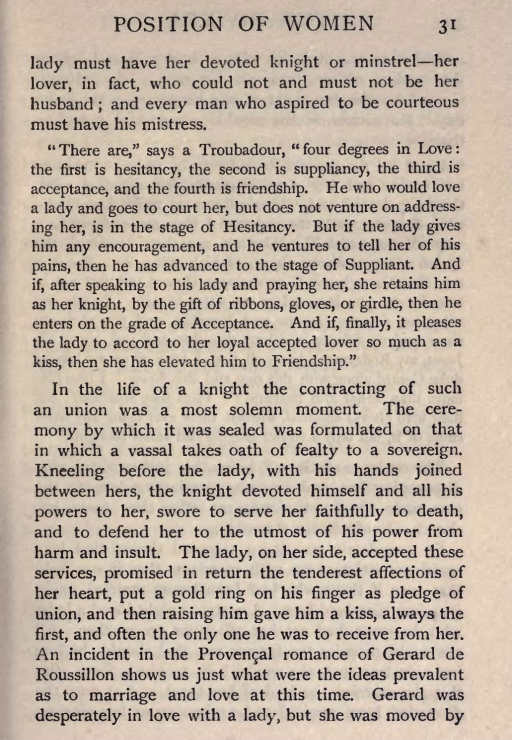
#> input picture assets/noise_red_test_img.jpg, 1023 x 1479 px (shown at 1/2 size)
$ python -i orientation_correction.py   (imports and definitions only)
#> lines starting #> are read from the running program, lines starting #| are printed output that depends on the picture; after the words box and inside, x2 and y2 are one past the last pixel; in counts of white or black regions, pixels touching at a corner belong together
import cv2


class OrientationCorrection:
    """
    This class has methods to detect the orientation of a scanned document and then tries to correct for that skew
    by rotating the image.

    Attributes:
        input_image: grayscale numpy array image
    """

    def __init__(self, input_image):
        self.input_image = input_image

    @staticmethod
    def get_skewed_angle(img):
        """
        This method calculated the angle of skew

        Args:
            grayscale numpy array image

        Returns:
            float value of the angle
        """
        blur = cv2.GaussianBlur(img, (9, 9), 0)
        thresh = cv2.threshold(blur, 0, 255,
                               cv2.THRESH_BINARY_INV + cv2.THRESH_OTSU)[1]

        kernel = cv2.getStructuringElement(cv2.MORPH_RECT, (30, 5))
        dilate = cv2.dilate(thresh, kernel, iterations=5)

        contours, hierarchy = cv2.findContours(dilate, cv2.RETR_LIST,
                                               cv2.CHAIN_APPROX_SIMPLE)
        contours = sorted(contours, key=cv2.contourArea, reverse=True)

        largestContour = contours[0]
        minAreaRect = cv2.minAreaRect(largestContour)

        # angle is the third element of minAreaRect
        angle = minAreaRect[2]

        # Calculate the skew angle
        if angle > 45:
            angle = 90 - angle
        else:
            angle = -angle

        skew_angle = round((-1.0 * angle), 2)

        return skew_angle

    def orientation_correction(self):
        """
        This method corrects the skew of the image by rotating it using the angle calculated in the previous method

        Args:
            self

        Returns:
            numpy array image where the skew has been corrected
        """
        img = self.input_image
        rows = img.shape[0]
        cols = img.shape[1]
        img_center = (cols / 2, rows / 2)

        skew_angle = OrientationCorrection.get_skewed_angle(img)

        M = cv2.getRotationMatrix2D(img_center, skew_angle, 1)
        rotated_image = cv2.warpAffine(img,
                                       M, (cols, rows),
                                       borderMode=cv2.BORDER_CONSTANT,
                                       borderValue=(255, 255, 255))

        return rotated_image

>>> import cv2
>>> picture = cv2.imread('../assets/noise_red_test_img.jpg', cv2.IMREAD_GRAYSCALE)
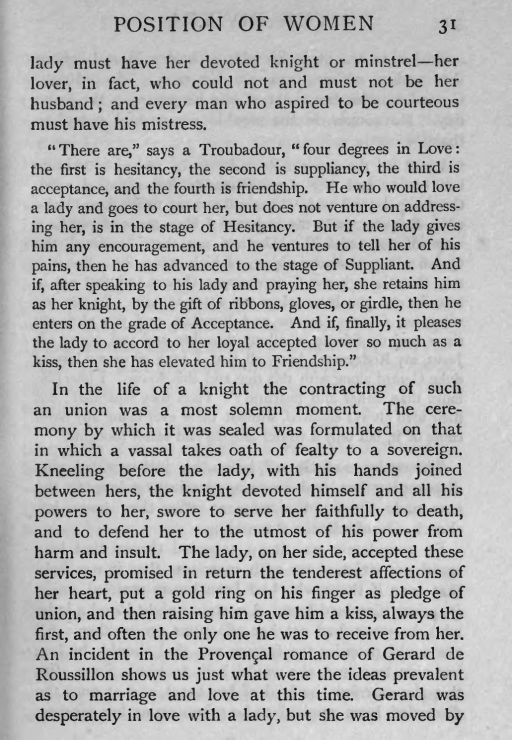
#> picture: shape (1479, 1023) (shown at 1/2 size); min 0, max 239, mean 179
>>> result = OrientationCorrection(picture).orientation_correction()
#> in get_skewed_angle, `blur = cv2.GaussianBlur(img, (9, 9), 0)`:
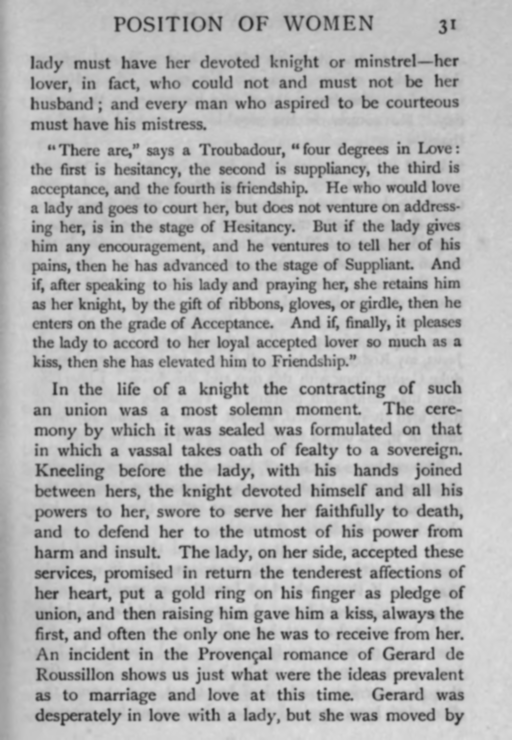
#> blur: shape (1479, 1023) (shown at 1/2 size); min 39, max 225, mean 179
#> in get_skewed_angle, `thresh = cv2.threshold(blur, 0, 255, cv2.THRESH_BINARY_INV + cv2.THRES..`:
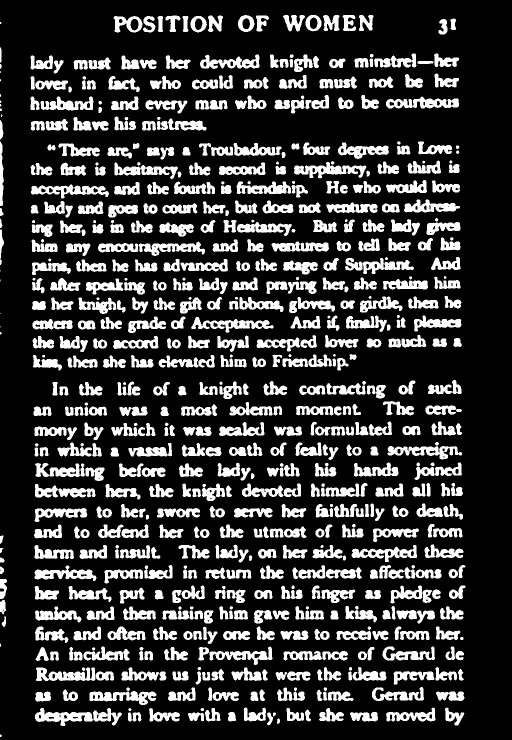
#> thresh: shape (1479, 1023) (shown at 1/2 size); 22.1% white; 672 white regions (15 under 20 px), largest, box (x1, y1, x2, y2) and area: (588, 324, 733, 357) 2201, (382, 634, 547, 666) 2094, (690, 516, 828, 548) 2070
#> in get_skewed_angle, `dilate = cv2.dilate(thresh, kernel, iterations=5)`:
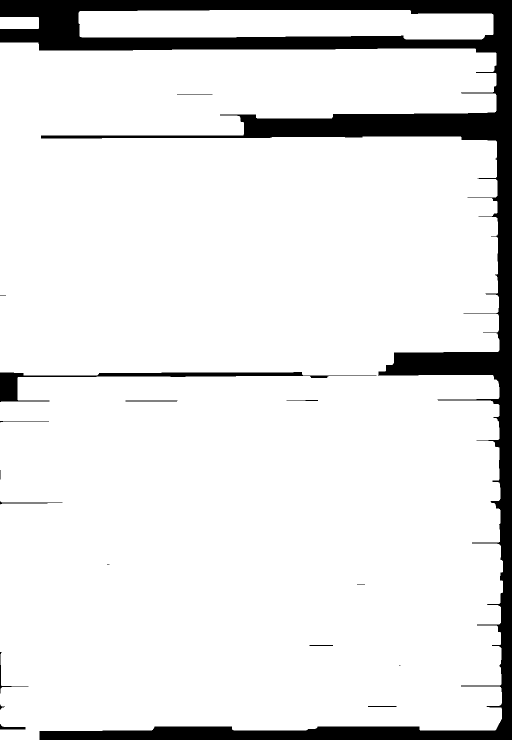
#> dilate: shape (1479, 1023) (shown at 1/2 size); 89.9% white; 17 black regions (5 under 20 px)
#> in get_skewed_angle, `contours, hierarchy = cv2.findContours(dilate, cv2.RETR_LIST, cv2.CHAI..`: contours = 11 contours, 2 with area under 20; largest, box (x1, y1, x2, y2) and area: (0, 85, 1006, 1479) 1309168, (157, 20, 987, 79) 43012, (0, 34, 78, 58) 1770, (250, 800, 356, 804) 312, (735, 1411, 794, 1415) 172
#> in get_skewed_angle, `largestContour = contours[0]`: largestContour = contour of 637 points, box (x1, y1, x2, y2) (0, 85, 1006, 1479), area 1309168
#> in get_skewed_angle, `minAreaRect = cv2.minAreaRect(largestContour)`: minAreaRect = ((502.5, 781.5), (1393, 1005), -90)
#> in get_skewed_angle, `angle = minAreaRect[2]`: angle = -90
#> in get_skewed_angle, `angle = -angle`: angle = 90
#> in get_skewed_angle, `skew_angle = round((-1.0 * angle), 2)`: skew_angle = -90
#> in orientation_correction, `M = cv2.getRotationMatrix2D(img_center, skew_angle, 1)`: M = [[6.12e-17, -1, 1251], [1, 6.12e-17, 228]]
#> in orientation_correction, `rotated_image = cv2.warpAffine(img, M, (cols, rows), borderMode=cv2.BO..`:
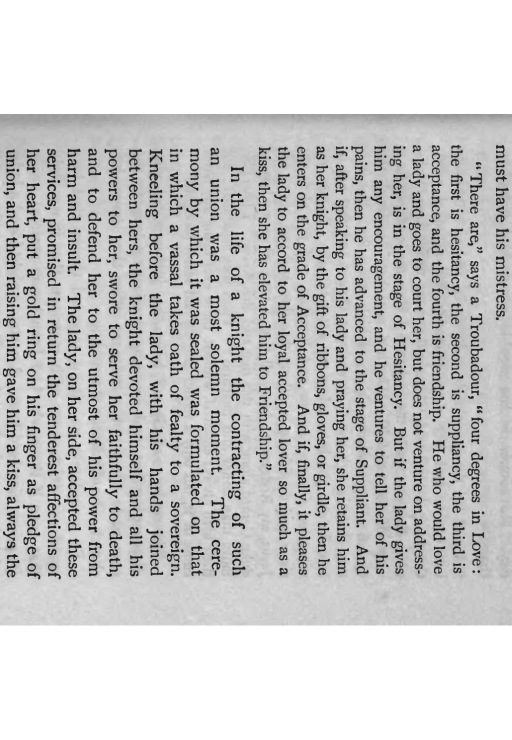
#> rotated_image: shape (1479, 1023) (shown at 1/2 size); min 1, max 255, mean 202.1

$ run again, on assets/gauss.jpg
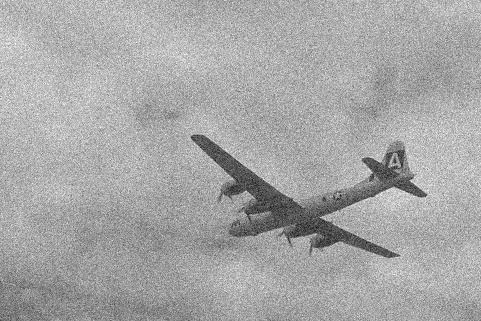
#> input picture assets/gauss.jpg, 481 x 321 px
#> picture is the input picture: shape (321, 481); min 1, max 255, mean 166.7
#> in get_skewed_angle, `thresh = cv2.threshold(blur, 0, 255, cv2.THRESH_BINARY_INV + cv2.THRES..`:
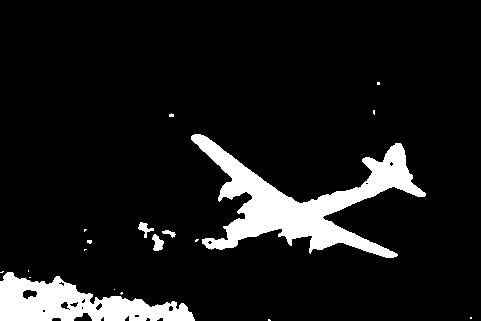
#> thresh: shape (321, 481); 9.7% white; 19 white regions (14 under 20 px), largest, box (x1, y1, x2, y2) and area: (191, 134, 426, 258) 9387, (0, 272, 195, 321) 5169, (152, 234, 164, 251) 128, (138, 222, 154, 238) 107, (162, 230, 176, 238) 53
#> dilate: shape (321, 481); 48.9% white; 4 white regions
#> contours = 4 contours; box (x1, y1, x2, y2) and area: (0, 103, 481, 321) 66371, (303, 100, 450, 125) 3504, (307, 72, 455, 95) 3234, (400, 307, 481, 321) 1040
#> largestContour = contour of 213 points, box (x1, y1, x2, y2) (0, 103, 481, 321), area 66371
#> minAreaRect = ((240, 211.5), (217, 480), -90)
#> in get_skewed_angle, `angle = minAreaRect[2]`: angle = -90
#> in get_skewed_angle, `angle = -angle`: angle = 90
#> in get_skewed_angle, `skew_angle = round((-1.0 * angle), 2)`: skew_angle = -90
#> M = [[6.12e-17, -1, 401], [1, 6.12e-17, -80]]
#> in orientation_correction, `rotated_image = cv2.warpAffine(img, M, (cols, rows), borderMode=cv2.BO..`:
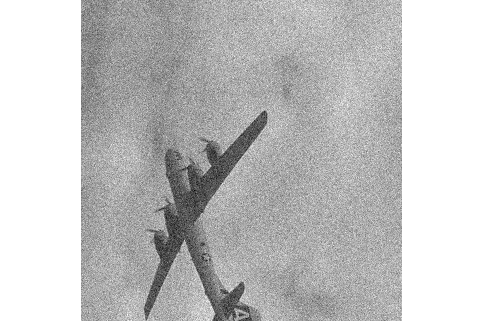
#> rotated_image: shape (321, 481); min 1, max 255, mean 194
